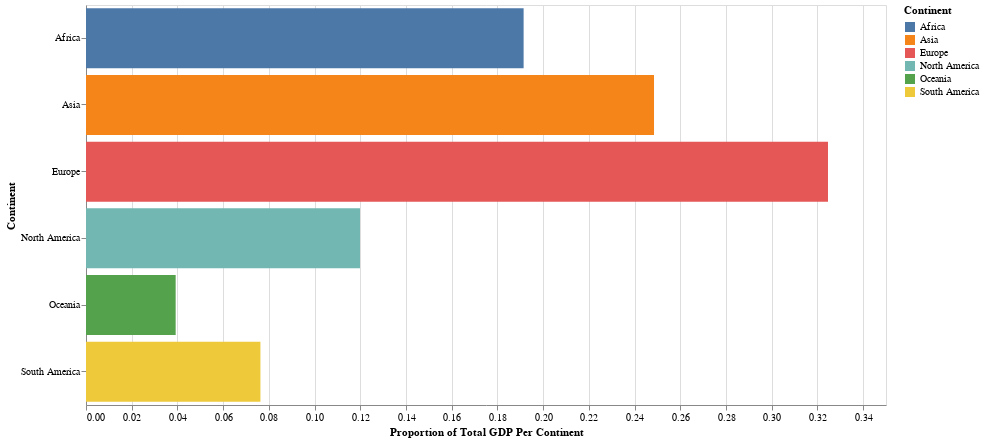

The notebook cell saved with this chart:
### Markdown cell above
### Graphs to Visualize the GroupBy Data

### Code cell
import altair as alt

slider = alt.binding_range(name='Year:', 
                           min=1800, 
                           max=2050, 
                           step=1
                          )
selector = alt.selection_single(name="selector", 
                                fields=['year'],
                                bind=slider,
                                init={"year": 1800}
                               )

alt.Chart(continents_gdp).mark_bar().encode(
    x=alt.X(field="prop_gdp",
            title="Proportion of Total GDP Per Continent",
            type="quantitative"
                   ),
    y=alt.Y(field="Continent"),
    color=alt.Color(field="Continent",
                    type="nominal", 
                   )
    
).properties(
    height=400,
    width=800
).add_selection(selector).transform_filter(selector)

### Figure 1 — Vega-Lite specification as saved in the notebook (floating-point values rounded to 4 significant figures; data arrays with more than 128 entries replaced by an {"elided": "..."} marker saying what was removed)
{"config": {"view": {"continuousWidth": 400, "continuousHeight": 300}}, "data": {"name": "data-6a3a0402c793c3039ef38f256dc692ec"}, "mark": "bar", "encoding": {"color": {"field": "Continent", "type": "nominal"}, "x": {"field": "prop_gdp", "title": "Proportion of Total GDP Per Continent", "type": "quantitative"}, "y": {"field": "Continent"}}, "height": 400, "selection": {"selector": {"type": "single", "fields": ["year"], "bind": {"input": "range", "max": 2050, "min": 1800, "name": "Year:", "step": 1}, "init": {"year": 1800}}}, "transform": [{"filter": {"selection": "selector"}}], "width": 800, "$schema": "https://vega.github.io/schema/vega-lite/v4.17.0.json", "datasets": {"data-6a3a0402c793c3039ef38f256dc692ec": {"elided": "1506 records"}}}
